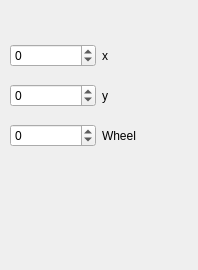
<?xml version="1.0" encoding="UTF-8"?>
<ui version="4.0">
 <class>Form</class>
 <widget class="QWidget" name="Form">
  <property name="geometry">
   <rect>
    <x>0</x>
    <y>0</y>
    <width>198</width>
    <height>270</height>
   </rect>
  </property>
  <property name="windowTitle">
   <string>Form</string>
  </property>
  <widget class="GlobalMouse" name="globalmouse">
   <property name="geometry">
    <rect>
     <x>10</x>
     <y>200</y>
     <width>150</width>
     <height>46</height>
    </rect>
   </property>
  </widget>
  <widget class="QWidget" name="layoutWidget">
   <property name="geometry">
    <rect>
     <x>10</x>
     <y>33</y>
     <width>177</width>
     <height>125</height>
    </rect>
   </property>
   <layout class="QGridLayout" name="gridLayout">
    <item row="0" column="0">
     <widget class="QSpinBox" name="spinBox">
      <property name="minimum">
       <number>-99999</number>
      </property>
      <property name="maximum">
       <number>99999</number>
      </property>
     </widget>
    </item>
    <item row="0" column="1">
     <widget class="QLabel" name="label">
      <property name="text">
       <string>x</string>
      </property>
     </widget>
    </item>
    <item row="1" column="0">
     <widget class="QSpinBox" name="spinBox_2">
      <property name="minimum">
       <number>-99999</number>
      </property>
      <property name="maximum">
       <number>99999</number>
      </property>
     </widget>
    </item>
    <item row="1" column="1">
     <widget class="QLabel" name="label_3">
      <property name="text">
       <string>y</string>
      </property>
     </widget>
    </item>
    <item row="2" column="0">
     <widget class="QSpinBox" name="spinBox_3">
      <property name="minimum">
       <number>-99999</number>
      </property>
      <property name="maximum">
       <number>9999</number>
      </property>
     </widget>
    </item>
    <item row="2" column="1">
     <widget class="QLabel" name="label_4">
      <property name="text">
       <string>Wheel</string>
      </property>
     </widget>
    </item>
   </layout>
  </widget>
 </widget>
 <customwidgets>
  <customwidget>
   <class>GlobalMouse</class>
   <extends>QWidget</extends>
   <header>SmartFramework.events.GlobalMouse</header>
  </customwidget>
 </customwidgets>
 <resources/>
 <connections>
  <connection>
   <sender>globalmouse</sender>
   <signal>PositionX(int)</signal>
   <receiver>spinBox</receiver>
   <slot>setValue(int)</slot>
   <hints>
    <hint type="sourcelabel">
     <x>86</x>
     <y>130</y>
    </hint>
    <hint type="destinationlabel">
     <x>31</x>
     <y>51</y>
    </hint>
   </hints>
  </connection>
  <connection>
   <sender>globalmouse</sender>
   <signal>PositionY(int)</signal>
   <receiver>spinBox_2</receiver>
   <slot>setValue(int)</slot>
   <hints>
    <hint type="sourcelabel">
     <x>149</x>
     <y>155</y>
    </hint>
    <hint type="destinationlabel">
     <x>143</x>
     <y>50</y>
    </hint>
   </hints>
  </connection>
  <connection>
   <sender>globalmouse</sender>
   <signal>Wheel(int)</signal>
   <receiver>spinBox_3</receiver>
   <slot>setValue(int)</slot>
   <hints>
    <hint type="sourcelabel">
     <x>164</x>
     <y>153</y>
    </hint>
    <hint type="destinationlabel">
     <x>249</x>
     <y>59</y>
    </hint>
   </hints>
  </connection>
 </connections>
</ui>
